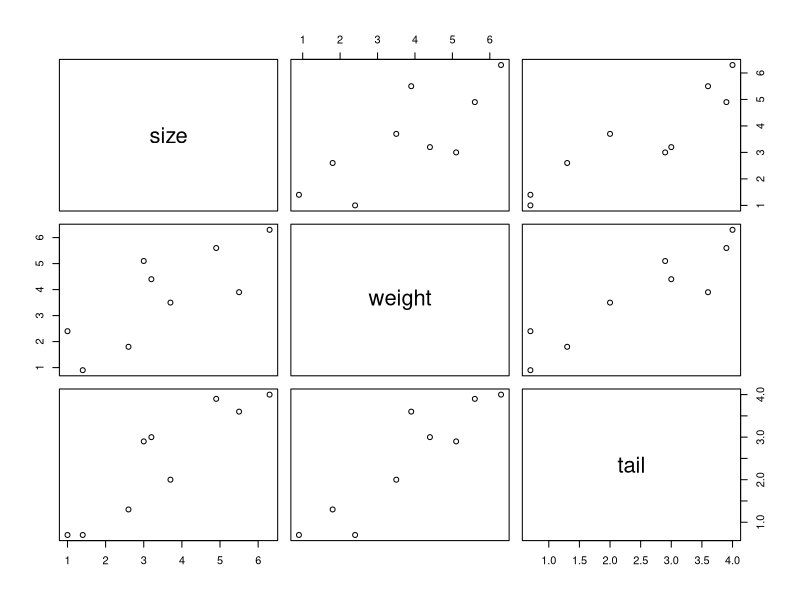

The R source for this figure:
# Multiple Linear Regression

# Create a data frame

mouse.data <- data.frame( 
  size = c(1.4, 2.6, 1.0, 3.7, 5.5, 3.2, 3.0, 4.9, 6.3),
  weight = c(0.9, 1.8, 2.4, 3.5, 3.9, 4.4, 5.1, 5.6, 6.3),
  tail = c(0.7, 1.3, 0.7, 2.0, 3.6, 3.0, 2.9, 3.9, 4.0))

# Plot the data 

plot(mouse.data)

# Run the linear regression algorithm

multiple.regression <- lm(size ~ weight + tail, data = mouse.data)

# Individual signification. t statistic / p-value
# Global signification. F statistic / p-value
# R-squared
# Adjusted R-squared

summary(multiple.regression)

# Estimated coefficients

multiple.regression
